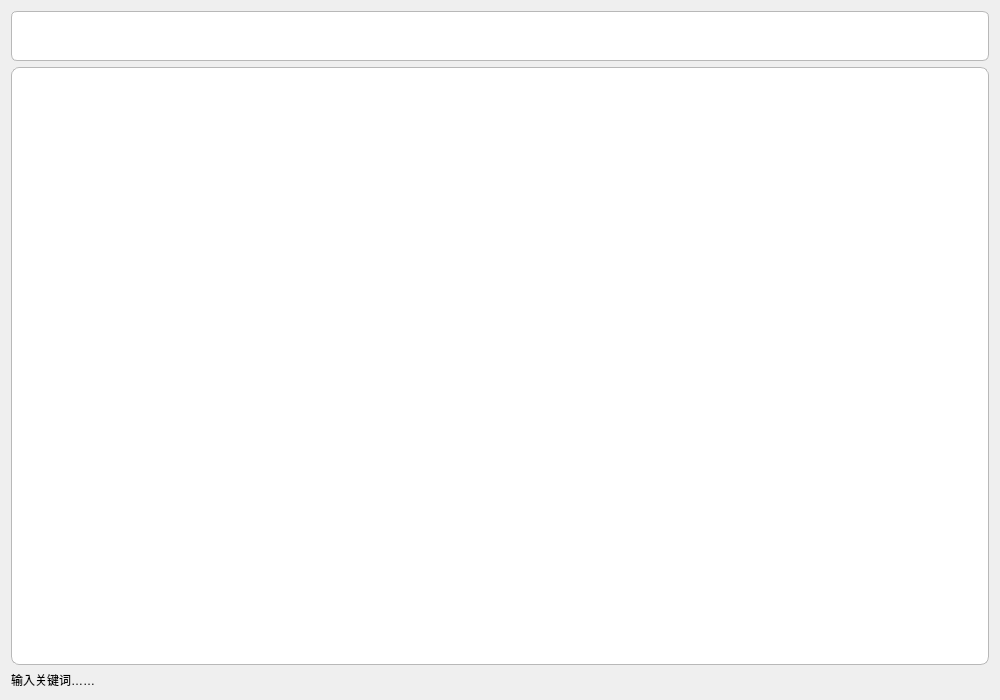
<?xml version="1.0" encoding="UTF-8"?>
<ui version="4.0">
 <class>QuickFindClass</class>
 <widget class="QMainWindow" name="QuickFindClass">
  <property name="geometry">
   <rect>
    <x>0</x>
    <y>0</y>
    <width>1000</width>
    <height>700</height>
   </rect>
  </property>
  <property name="windowTitle">
   <string>QuickFind</string>
  </property>
  <widget class="QWidget" name="centralWidget">
   <layout class="QGridLayout" name="gridLayout">
    <item row="0" column="0">
     <widget class="QLineEdit" name="keywordEdit">
      <property name="sizePolicy">
       <sizepolicy hsizetype="Expanding" vsizetype="Preferred">
        <horstretch>0</horstretch>
        <verstretch>0</verstretch>
       </sizepolicy>
      </property>
      <property name="minimumSize">
       <size>
        <width>0</width>
        <height>50</height>
       </size>
      </property>
      <property name="styleSheet">
       <string notr="true">QLineEdit {
    border: 1px solid palette(mid);
    border-radius: 6px;
    padding: 6px 12px;
    background-color: palette(base);
    color: palette(text);
    selection-background-color: palette(highlight);
    selection-color: palette(highlightedtext);
	font-size: 15px;
}

QLineEdit:focus {
    border-color: palette(highlight);
}

QLineEdit:disabled {
    background-color: palette(window);
    color: palette(mid);
    border-color: palette(mid);
}
</string>
      </property>
     </widget>
    </item>
    <item row="1" column="0">
     <widget class="QTableView" name="resultView">
      <property name="styleSheet">
       <string notr="true">QTableView {
    border: 1px solid palette(mid);
    border-radius: 8px;
    padding: 4px;
    background-color: palette(base);
    color: palette(text);
    gridline-color: palette(mid);
}

QTableView::viewport {
    border-radius: 8px;
    background-color: palette(base);
}

QHeaderView::section {
    background-color: palette(button);
    color: palette(text);
    border: none;
    border-right: 1px solid palette(mid);
    border-bottom: 1px solid palette(mid);
    padding: 4px;
}

QTableView QTableCornerButton::section {
    background-color: palette(button);
    border-top-left-radius: 8px;
    border: none;
}

QTableView::item:selected {
    background-color: palette(highlight);
    color: palette(highlightedtext);
}

QTableView::item:hover {
    background-color: palette(alternate-base);
}

/* 交替行色也跟随系统 */
QTableView {
    alternate-background-color: palette(alternate-base);
}</string>
      </property>
     </widget>
    </item>
    <item row="2" column="0">
     <widget class="QLabel" name="logLabel">
      <property name="text">
       <string>输入关键词……</string>
      </property>
     </widget>
    </item>
   </layout>
  </widget>
 </widget>
 <layoutdefault spacing="6" margin="11"/>
 <resources>
  <include location="QuickFind.qrc"/>
 </resources>
 <connections/>
</ui>
